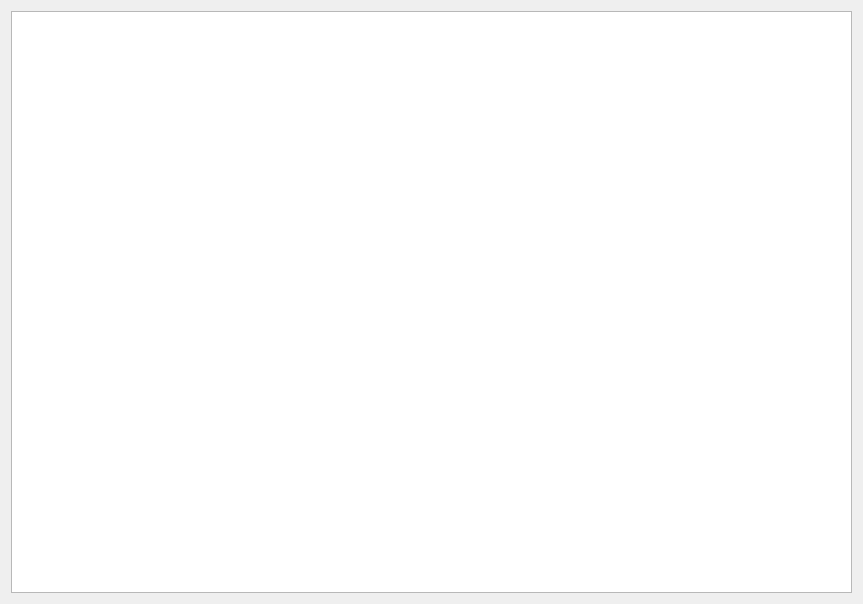
<?xml version="1.0" encoding="UTF-8"?>
<ui version="4.0">
 <class>Loadouts</class>
 <widget class="QWidget" name="Loadouts">
  <property name="geometry">
   <rect>
    <x>0</x>
    <y>0</y>
    <width>863</width>
    <height>604</height>
   </rect>
  </property>
  <property name="windowTitle">
   <string>Form</string>
  </property>
  <layout class="QHBoxLayout" name="horizontalLayout">
   <item>
    <widget class="QListWidget" name="setListWidget">
     <property name="sizePolicy">
      <sizepolicy hsizetype="Preferred" vsizetype="Expanding">
       <horstretch>0</horstretch>
       <verstretch>0</verstretch>
      </sizepolicy>
     </property>
    </widget>
   </item>
  </layout>
 </widget>
 <resources/>
 <connections/>
</ui>
